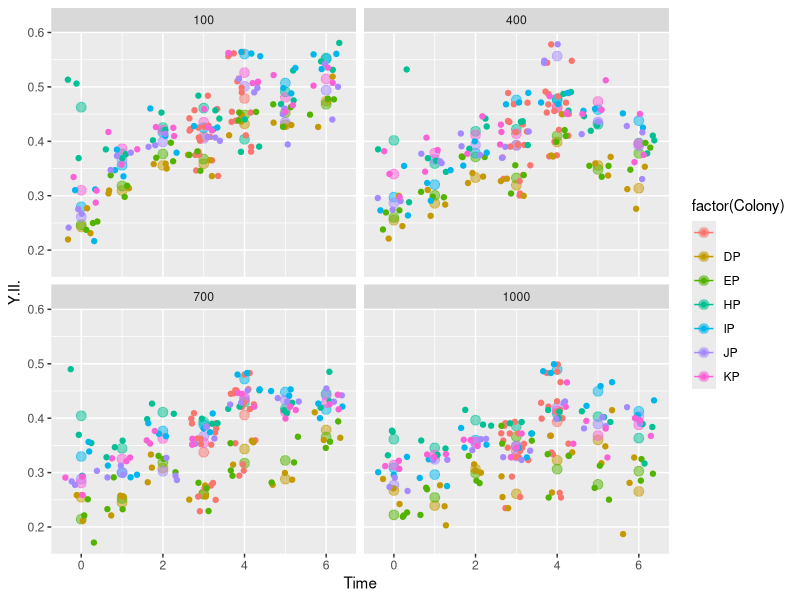
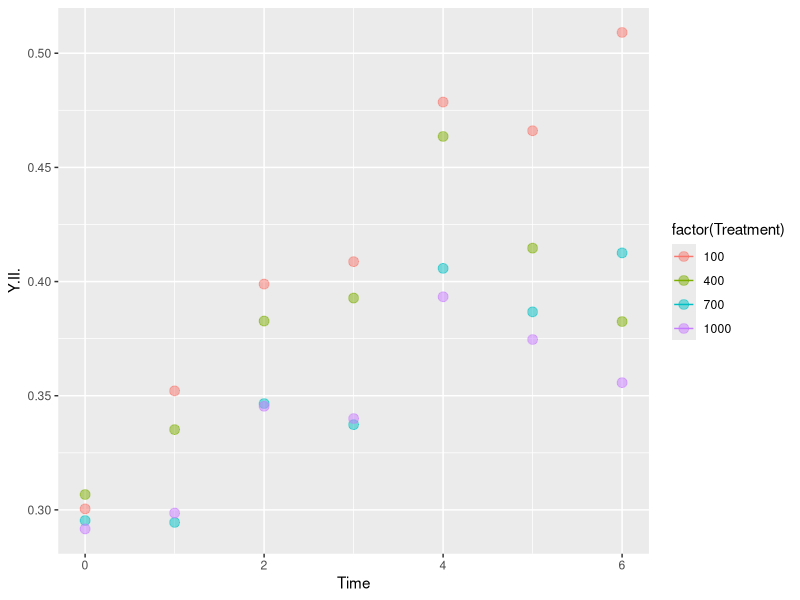
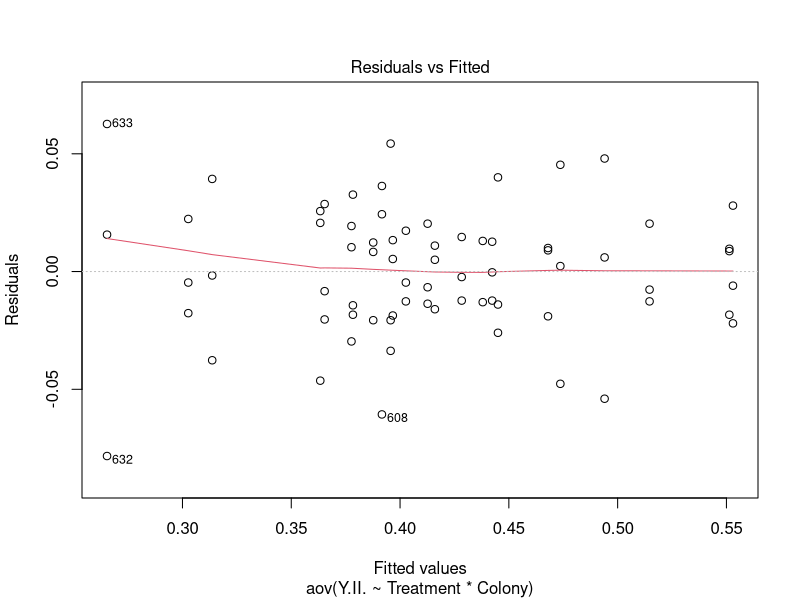
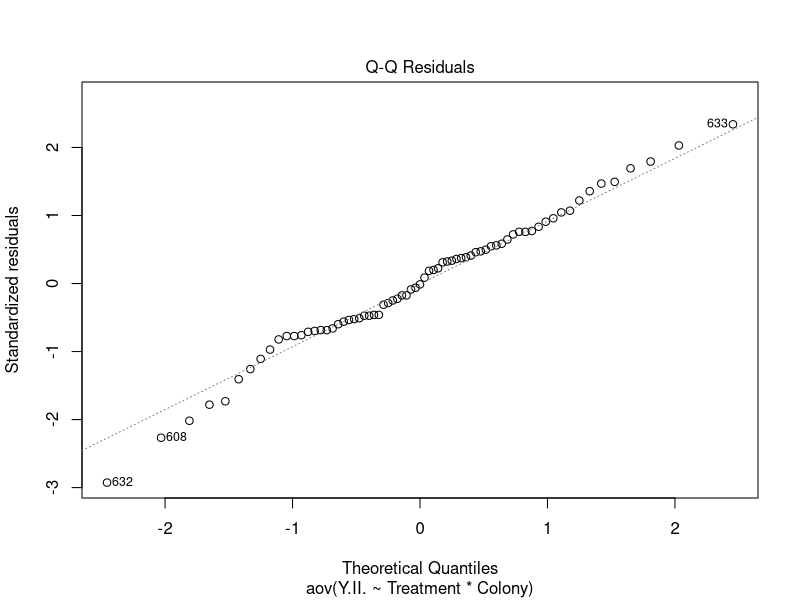
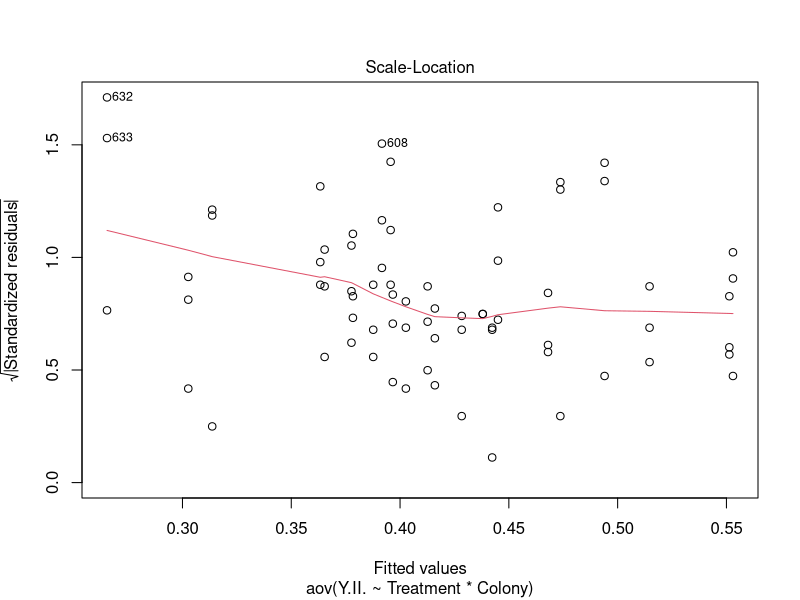
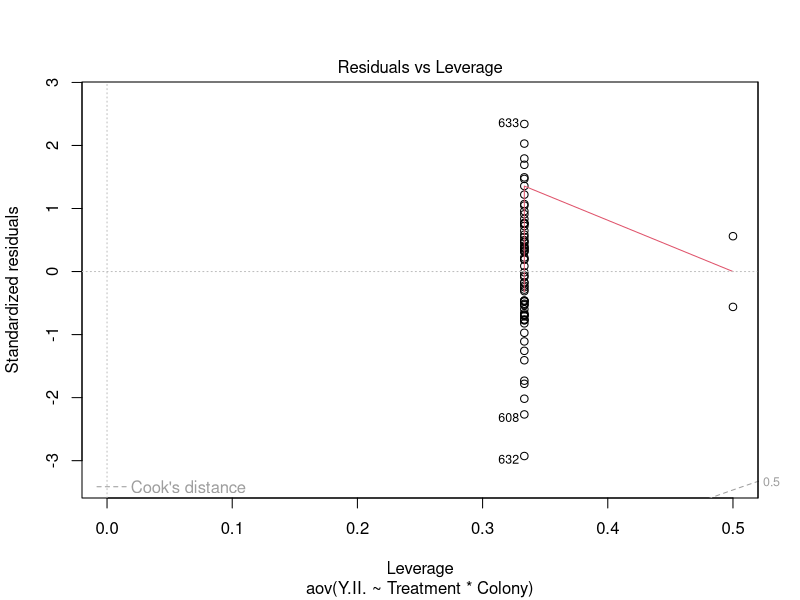

Reproduce these figures in R, in order.
## ---- chunk 1
knitr::opts_chunk$set(echo = TRUE, warning=FALSE, message=FALSE)
## ---- chunk 2

getwd()

# Get all libraries and sources required to run the script

library(dplyr)
library(plyr)
library(reshape2)
library(ggplot2)

# Import your data: 
Acer.data<-read.csv("Data_YII_4-16-17.csv") 
## ---- chunk 3

# Graph each treatment by Colony during each sampling point

YII_trea <- ggplot(Acer.data, aes (Time, Y.II., colour=factor(Colony)))
YII_trea + stat_summary(fun.data = "mean_cl_boot",geom = "errorbar", width = 0.2)+
  stat_summary(fun.y=mean, geom="point", size =3, alpha=0.5) +
  geom_jitter()+
  facet_wrap(~Treatment)

# Graph each treatment during each sampling point
YII_Tre2 <- ggplot(Acer.data, aes (Time, Y.II., colour=factor(Treatment)))
YII_Tre2 + stat_summary(fun.data = "mean_cl_boot",geom = "errorbar", width = 0.2)+
  stat_summary(fun.y=mean, geom="point", size =3, alpha=0.5)
# geom_jitter()+
# facet_wrap(~Time)
## ---- chunk 4
Time6<-Acer.data[which(Acer.data$Time==6), ]
  
Time6$Treatment <- factor(Time6$Treatment)
  
ANOVA_Y <- aov(Y.II.~Treatment*Colony, Time6)
summary(ANOVA_Y)
plot(ANOVA_Y)

TukeyHSD (aov(Y.II.~Treatment, Time6))

